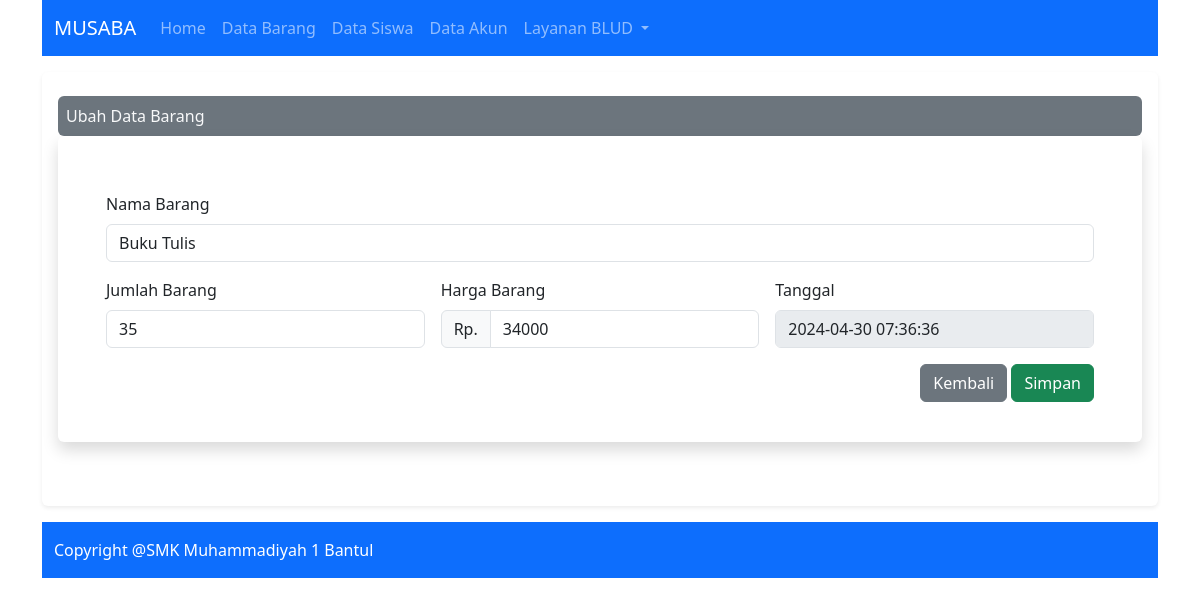
Page /index.php?p=ubah_barang&id=8 on the committed database.
### tables this page shows
CREATE TABLE `barang` (
  `idbarang` int(10) NOT NULL,
  `nama` varchar(50) NOT NULL,
  `jumlah` int(6) NOT NULL,
  `harga` int(50) NOT NULL,
  `tanggal` timestamp NOT NULL DEFAULT current_timestamp() ON UPDATE current_timestamp()
);

### config/controller.php (called while the page is built, shortened)
<?php
function selectubah($query)
{
    global $koneksi;
    $result = mysqli_query($koneksi,$query);
    $row = mysqli_fetch_assoc($result);
    return $row;
}
?>

### ubah_barang.php (the view, shortened to what this page needs)
<?php
$id_barang = $_GET['id'];
$barang = selectubah("SELECT * FROM barang WHERE idbarang = $id_barang");
?>
<div class="shadow-none p-2 mt-2 bg-secondary text-light rounded">Ubah Data Barang</div>
<div class = "shadow p-3 mb-5 bg-body rounded">
<form action="" method = "post" class="row g-3 m-4 needs-validation" novalidate>
  <div class="col-md-12 position-relative">
    <label for="validationTooltip01" class="form-label">Nama Barang</label>
    <input type="text" name = "nama" class="form-control" value = "<?php echo $barang['nama']; ?>" id="validationTooltip01" placeholder = "Masukkan Nama Barang" required>
  </div>
  <div class="col-md-4 position-relative">
    <label for="validationTooltip03" class="form-label">Jumlah Barang</label>
    <input type="number" name = "jumlah" class="form-control" id="validationTooltip03" value = "<?php echo $barang['jumlah']; ?>"  placeholder = "Masukkan Jumlah Barang" required>
  </div>
  <div class="col-md-4 position-relative">
  <label for="validationTooltip03" class="form-label">Harga Barang</label>
  <div class="input-group has-validation">
  <span class="input-group-text" id="inputGroupPrepend">Rp. </span>
  <input type="number" name = "harga" class="form-control" id="validationTooltip04" value = "<?php echo $barang['harga']; ?>"  placeholder = "Masukkan Harga Barang" required>
</div>
  </div>
  <div class="col-md-4 position-relative">
    <label for="validationTooltip05" class="form-label">Tanggal</label>
    <input type="text" class="form-control" id="validationTooltip05" aria-label="readonly input example" readonly value = "<?php echo $barang['tanggal']; ?>">
  </div>
  <div class="col-12" style = "text-align:right;">
  <a href = "index.php?p=databarang">
  <button class="btn btn-secondary " type="button">Kembali</button></a>
    <button class="btn btn-success"  name = "ubah" type="submit" value = "ubah">Simpan</button>
  </div>
</form>
</div>

### rows in the picture
barang: nama "Buku Tulis", jumlah "35", harga "34000", tanggal "2024-04-30 07:36:36"
